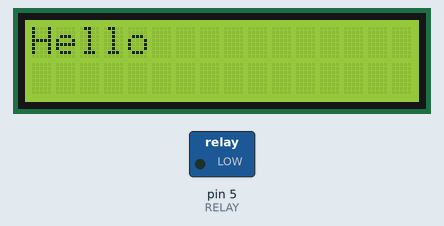
Bench run of a program on a simulated Arduino Nano, built with avr-gcc and run on an emulated ATmega328P. On the bench: 16×2 character LCD, switched loads named in the program (green lamp = pin HIGH). The local clock reads 2024-03-15 10:24:30 at power-on unless the program sets it.

Above: at 0.1 s.
At 2.1 s:
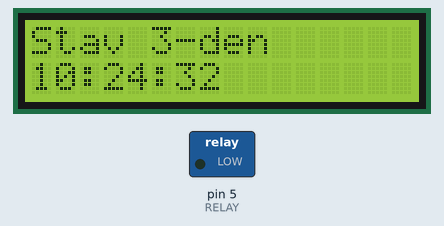
At 20.1 s:
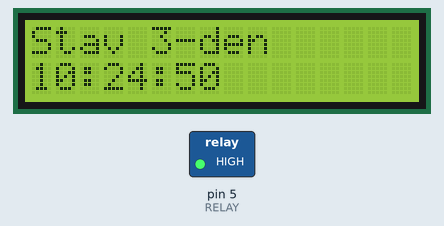
At 38.1 s:
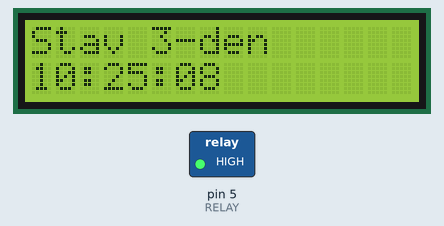
Timing chart, 0 to 39.6 s (numbered marks = the images above):
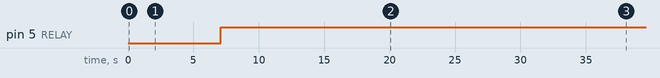

Measured:
- by itself, pin 5 (RELAY): LOW → HIGH at 7.1 s
- what the display in image 1 shows lasts 5.1 s, from 2.1 s to 7.2 s
- what the display in image 2 shows lasts 1.0 s, from 20.1 s to 21.1 s

The program:

main.cpp
```cpp
#include <Arduino.h>
#include <Wire.h>
#include <LiquidCrystal_I2C.h>
#include <DS3231.h>

#define RELAY 5

DS3231 RTC;
LiquidCrystal_I2C lcd(0x27, 16, 2); // set the LCD address to 0x27 for a 16 chars and 2 line display
bool h12Flag;                    // 24h format
bool pmFlag;                     // 24h format
int Time[3];
const int NumberOfTimers = 5;
const int NumberOfTimerParameters = 4; // hour,minute,second,lamp mode
int Timers[NumberOfTimers][NumberOfTimerParameters] = {{
                                                           0,
                                                           2,
                                                           0,
                                                           3,
                                                       },
                                                       {
                                                           11,
                                                           50,
                                                           0,
                                                           0,
                                                       },
                                                       {
                                                           12,
                                                           38,
                                                           0,
                                                           1,
                                                       },
                                                       {
                                                           12,
                                                           39,
                                                           0,
                                                           2,
                                                       },
                                                       {
                                                           23,
                                                           59,
                                                           0,
                                                           3,
                                                       }}; // 4-th bit is to determine to which state will the lamp switch (0=off,1=Night,2=Half,3=Max))
bool Status[NumberOfTimers];


long epoch= 1735823520;//https://www.epochconverter.com/  - na nastavenie casu

void getTime();
void lcdWriteTime();
int compareTime(int Timer1ToCompare[], int Timer2ToCompare[], int TimeToCompare[]);
void setLampOff();
void setLampNight();
void setLampHalf();
void setLampMax();
void lampChange(int CurrentPosition);
void findClosestTimer();

void setup()
{
  //RTC.setEpoch(epoch); - na nastavenie casu
  for (int i=0;i<NumberOfTimers;i++) {
    Status[i] = false;
    }
  pinMode(RELAY, OUTPUT);
  lcd.init();
  Wire.begin();
  lcd.backlight();
  lcd.print("Hello");

  delay(2000);
}

void loop()
{
  getTime();
  lcdWriteTime();
  findClosestTimer();
  delay(100);
}

void getTime() //  get current time, and save it to Time array
{
  Time[0] = RTC.getHour(h12Flag, pmFlag);
  Time[1] = RTC.getMinute();
  Time[2] = RTC.getSecond();
}

void lcdWriteTime() // write Time on lcd
{
  lcd.setCursor(0, 1);

  if (Time[0] < 10)
  {
    lcd.print("0");
    lcd.print(Time[0]);
  }
  else
  {
    lcd.print(Time[0]);
  }
  lcd.print(":");

  if (Time[1] < 10)
  {
    lcd.print("0");
    lcd.print(Time[1]);
  }
  else
  {
    lcd.print(Time[1]);
  }
  lcd.print(":");

  if (Time[2] < 10)
  {
    lcd.print("0");
    lcd.print(Time[2]);
  }
  else
  {
    lcd.print(Time[2]);
  }
}

int compareTime(int Timer1ToCompare[], int Timer2ToCompare[], int TimeToCompare[])
{
  int comparison = 0;

  long Timer1Seconds = (long(Timer1ToCompare[0]) * 3600 + long(Timer1ToCompare[1] * 60) + long(Timer1ToCompare[2]));
  long Timer2Seconds = (long(Timer2ToCompare[0]) * 3600 + long(Timer2ToCompare[1] * 60) + long(Timer2ToCompare[2]));
  long TimeSeconds = (long(TimeToCompare[0]) * 3600 + long(TimeToCompare[1] * 60) + long(TimeToCompare[2]));

  if (TimeSeconds >= Timer1Seconds and TimeSeconds <= Timer2Seconds)
  {
    comparison = 1;
  }
  else
  {
    comparison = 0;
    return comparison;
  }
  return comparison;
}

void setLampOff()
{
  digitalWrite(RELAY, LOW);
}
void setLampNight()
{
  digitalWrite(RELAY, LOW);
  delay(5000);
  digitalWrite(RELAY, HIGH);
  delay(500);
  digitalWrite(RELAY, LOW);
  delay(500);
  digitalWrite(RELAY, HIGH);
  delay(500);
  digitalWrite(RELAY, LOW);
  delay(500);
  digitalWrite(RELAY, HIGH);
}
void setLampHalf()
{
  digitalWrite(RELAY, LOW);
  delay(5000);
  digitalWrite(RELAY, HIGH);
  delay(500);
  digitalWrite(RELAY, LOW);
  delay(500);
  digitalWrite(RELAY, HIGH);
}
void setLampMax()
{
  digitalWrite(RELAY, LOW);
  delay(5000);
  digitalWrite(RELAY, HIGH);;
}

void lampChange(int CurrentPosition)
{
  int State = Timers[CurrentPosition][3];
  if (State == 0)
  {
    lcd.setCursor(0, 0);
    lcd.print("Stav 0-nesvieti");
    setLampOff();
  }
  else if (State == 1)
  {
    lcd.setCursor(0, 0);
    lcd.print("Stav 1-noc     ");
    setLampNight();
  }
  else if (State == 2)
  {
    lcd.setCursor(0, 0);
    lcd.print("Stav 2-tlmene  ");
    setLampHalf();
  }
  else if (State == 3)
  {
    lcd.setCursor(0, 0);
    lcd.print("Stav 3-den     ");
    setLampMax();
  }
  else
  {
    lcd.setCursor(0, 0);
    lcd.print("Chyba");
  }
}

void findClosestTimer()
{
  int TimerStart[3];
  int TimerEnd[3];
  for (size_t j = 0; j < NumberOfTimers; j++)
  {
    if (j == NumberOfTimers - 1)
    {
      for (int i = 0; i < 3; i++)
      {
        TimerStart[i] = Timers[j][i];
      }
      int polnoc[4] = {24, 0, 0, 0};
      if (compareTime(TimerStart, polnoc, Time) == 1)
      {
        if (Status[j] == false)
        {
          lampChange(j);
          for (int k = 0; k < NumberOfTimerParameters; k++)
          {
            Status[k] = false;
          }
          Status[j] = true;
          break;
        }
      }
    }
    else
    {
      for (int i = 0; i < 3; i++)
      {
        TimerStart[i] = Timers[j][i];
        TimerEnd[i] = Timers[j + 1][i];
      }

      if (compareTime(TimerStart, TimerEnd, Time) == 1)
      {
        if (Status[j] == false)
        {
          lampChange(j);
          for (int k = 0; k < NumberOfTimerParameters; k++)
          {
            Status[k] = false;
          }
          Status[j] = true;
          for (int k = 0; k < NumberOfTimerParameters; k++)
          {
          }
          break;
        }
      }
    }
  }
}
```
